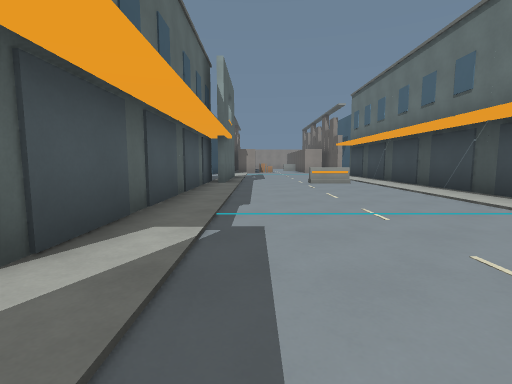
View 1 (above)

17 first-person views from a walk through a 3-D level made in the Godot game engine. The camera is 1.3 m above the floor, tilts 6° down and sees 85° across. The floor is counted in squares, 2 m on a side. Each view is taken from the middle of a square. On the plan, view 1 faces up. The plan holds only what a view shows up to about 9 squares ahead; the rest is blank. The place goes on beyond the plan. Characters and animated objects are not drawn.

View 2
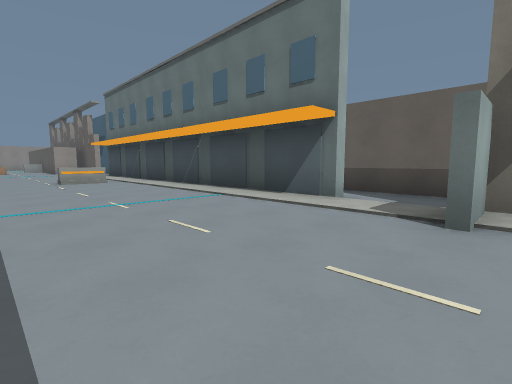

View 3
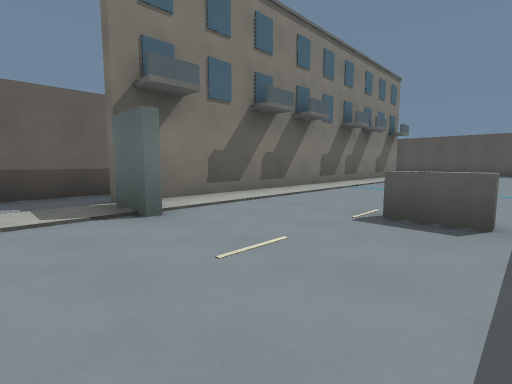

View 4
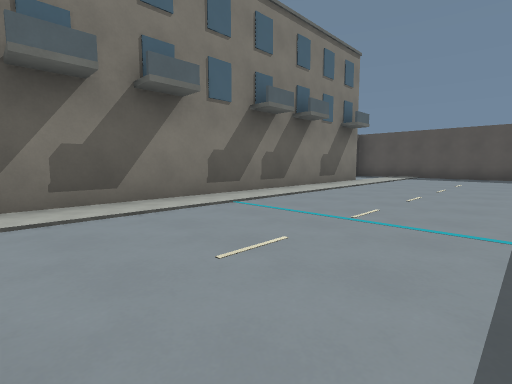

View 5
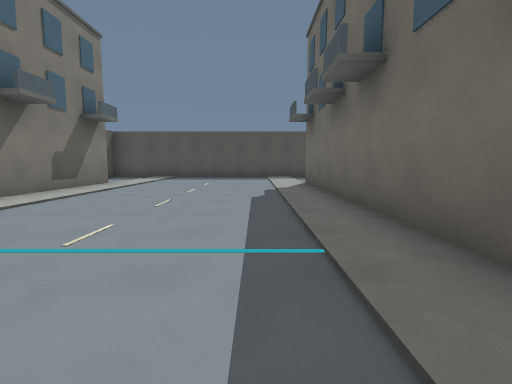

View 6
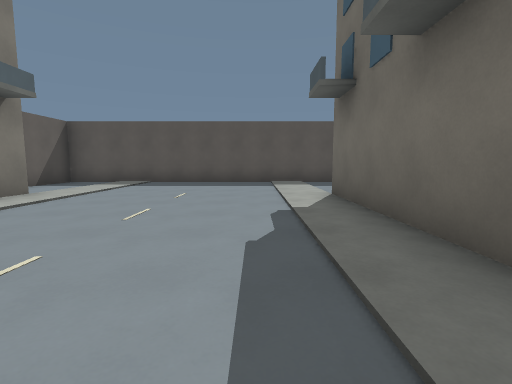

View 7
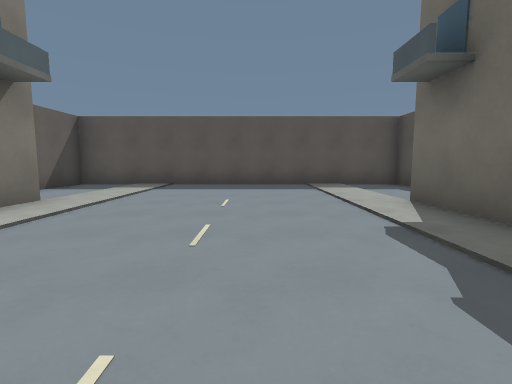

View 8
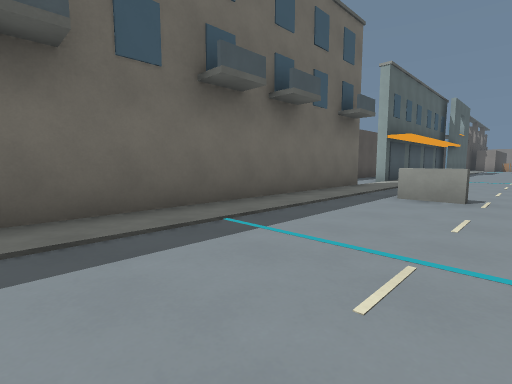

View 9
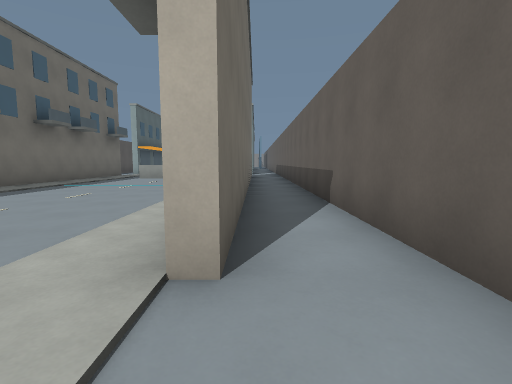

View 10
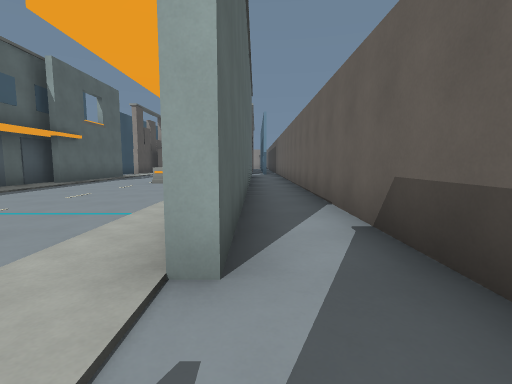

View 11
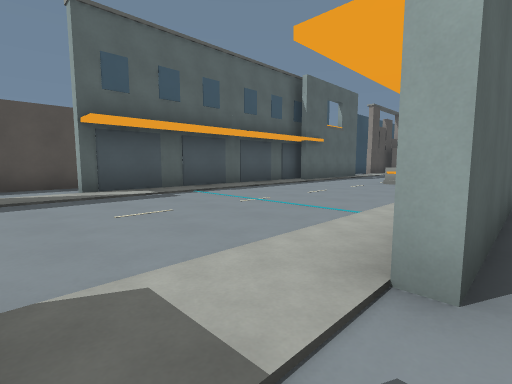

View 12
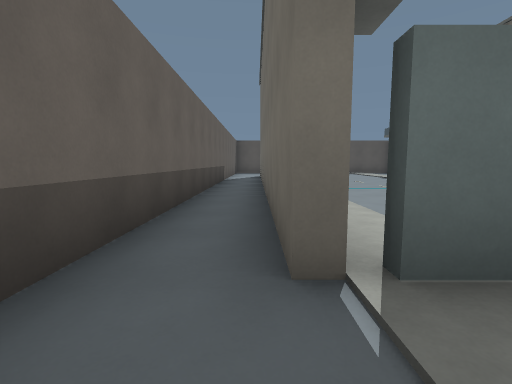

View 13
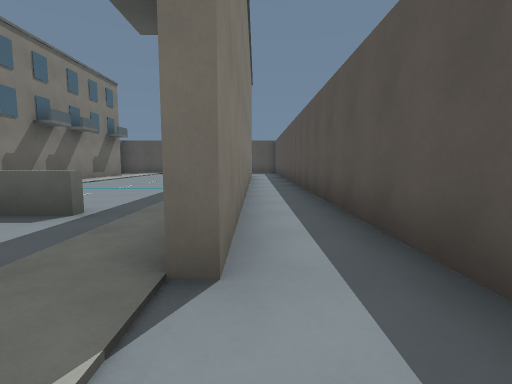

View 14
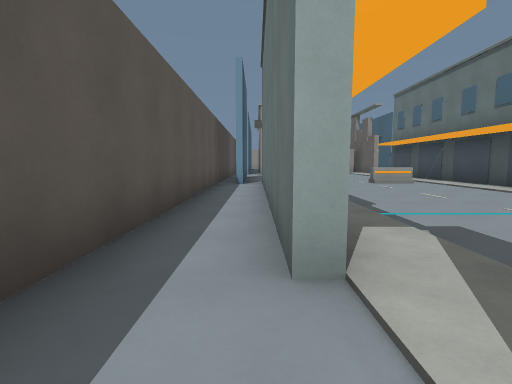

View 15
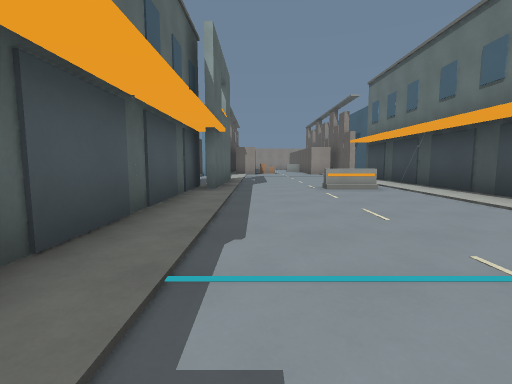

View 16
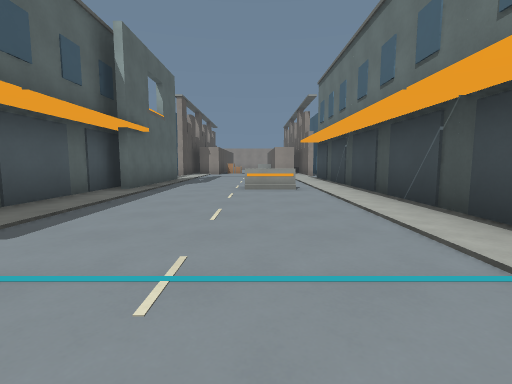

View 17
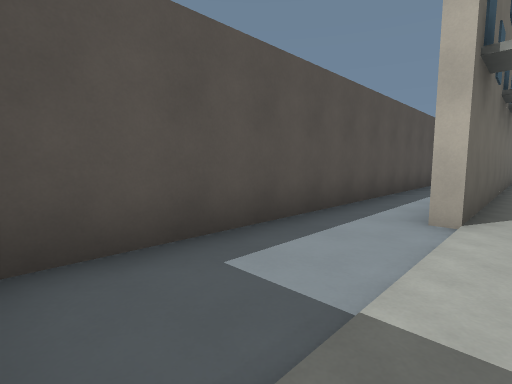

### Floor plan
Points are (right, up) in squares from view 1. A wall is a line through its corners. A room is listed if a view was taken in it or the views show most of it. See-through windows are left out.
Room 1 (views 1, 2, 3, 4, 5, 6, 7, 8, 9, 13, 14, 15, 16, 17)
walls: (-1.5, -0.5) (-1.5, -12.5) (-1.9, -12.5); (-1.8, -7.3) (-1.8, -0.5); (4.5, 1.4) (4.5, 11.1); (4.5, -12.5) (4.5, -0.6) (3.2, -0.6); (-3.2, 9) (-3.2, -16.3) (6.2, -16.3) (6.2, -14.5); (-1.5, 9.5) (-1.5, 1.5) (-1.8, 1.5) (-1.8, 7.9); (-0.9, 11.1) (-0.9, 8.5)
ways out: opening at (4, 0.5) to room 2; opening at (6, -12) to room 2
objects: barrier (2, 9) to (3, 9)
Room 2 (views 10, 11, 12)
walls: (3.1, -0.4) (4.8, -0.4) (4.8, -12.5); (4.8, 8.3) (4.8, 1.5); (6.2, -12.8) (6.2, 8.9)
ways out: opening at (4, 0.5) to room 1; opening at (6, -12) to room 1

Where each view was taken, in squares from view 1:
view 1: 0 up, 0 right, facing up
view 2: 1 down, 0 right, facing up-right
view 3: 1 up, 0 right, facing down-right
view 4: 3 down, 0 right, facing down-right
view 5: 4 down, 0 right, facing down
view 6: 7 down, 0 right, facing down
view 7: 8 down, 1 right, facing down
view 8: 8 down, 2 right, facing up-left
view 9: 14 down, 5 right, facing up
view 10: 0 up, 5 right, facing up
view 11: 0 up, 5 right, facing up-left
view 12: 1 up, 5 right, facing down
view 13: 1 up, 2 left, facing down
view 14: 0 up, 2 left, facing up
view 15: 2 up, 0 right, facing up
view 16: 2 up, 2 right, facing up
view 17: 16 down, 1 left, facing up-left
